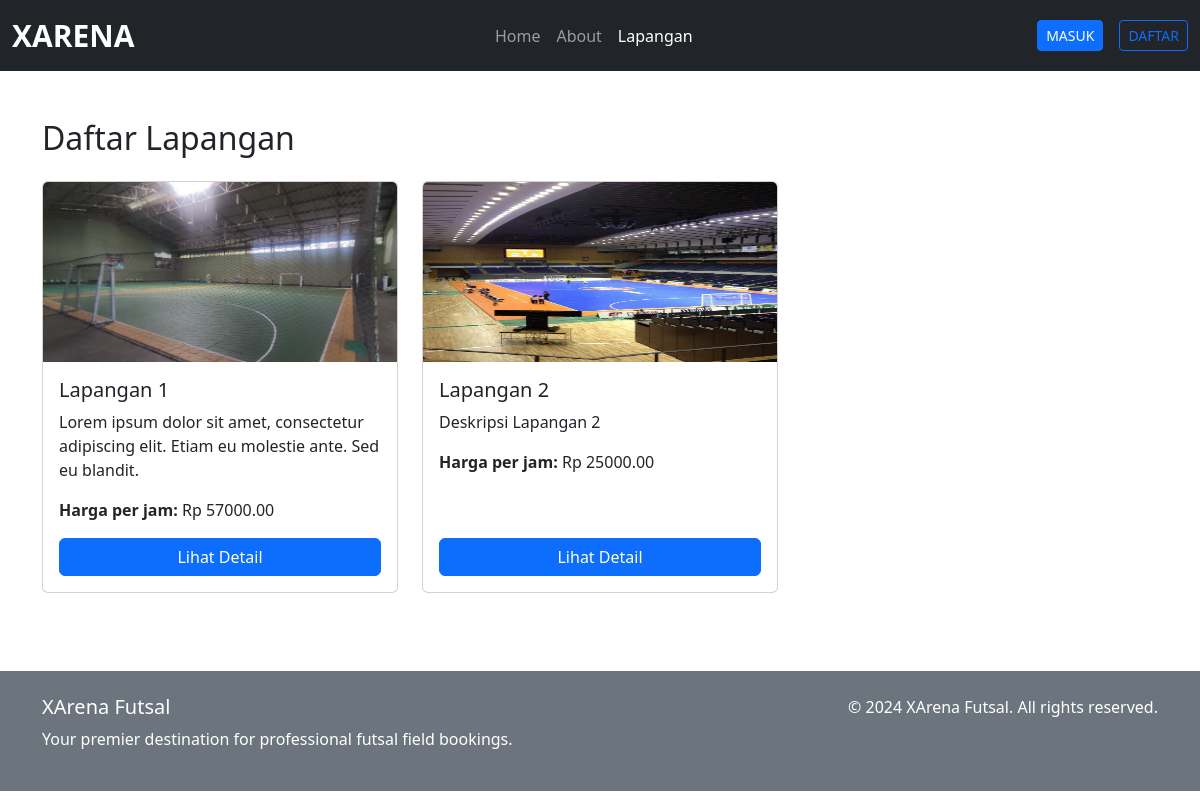
/lapangan/, run on the app's committed database.
### xarena_app/models.py (models this page shows, shortened)
class Lapangan(models.Model):
    nama = models.CharField(max_length=100)
    deskripsi = models.TextField(max_length=500)
    harga_per_jam = models.DecimalField(max_digits=10, decimal_places=2)
    gambar = models.ImageField(upload_to='lapangan_images/', blank=True, null=True)
    is_available = models.BooleanField(default=True)

### xarena_app/views.py (the view)
# urls.py: path('lapangan/', views.LapanganListView.as_view(), name='list_lapangan'),
class LapanganListView(ListView):
    model = Lapangan
    template_name = 'public/list_lapangan.html'
    context_object_name = 'lapangan'
    def get_queryset(self):
        return Lapangan.objects.all()

### templates/public/list_lapangan.html
{% extends "../base.html" %} {% block content %}
<div class="container py-5">
  <h2 class="mb-4">Daftar Lapangan</h2>
  <div class="row">
    {% for field in lapangan %}
    <div class="col-md-4 mb-4">
      <div class="card h-100">
        {% if field.gambar %}
        <img
          src="{{ field.gambar.url }}"
          class="card-img-top"
          style="max-height: 180px"
          alt="{{ field.nama }}"
        />
        {% endif %}
        <div class="card-body d-flex flex-column">
          <h5 class="card-title">{{ field.nama }}</h5>
          <p class="card-text">{{ field.deskripsi }}</p>
          <p class="card-text">
            <strong>Harga per jam:</strong> Rp {{ field.harga_per_jam }}
          </p>
          <a
            href="{% url 'detail_lapangan' field.id %}"
            class="btn btn-primary mt-auto"
            >Lihat Detail</a
          >
        </div>
      </div>
    </div>
    {% endfor %}
  </div>
</div>
{% endblock %}

### static/css/style.css (style rules this page uses)
* { scrollbar-width: thin; scrollbar-color: #888 #f1f1f1; }

### data on the page
Lapangan: gambar (picture), nama "Lapangan 1", deskripsi "Lorem ipsum dolor sit amet, consectetur adipiscing elit. Etiam eu molestie ante. Sed eu blandit.", harga_per_jam "57000.00"
Lapangan: gambar (picture), nama "Lapangan 2", deskripsi "Deskripsi Lapangan 2", harga_per_jam "25000.00"
